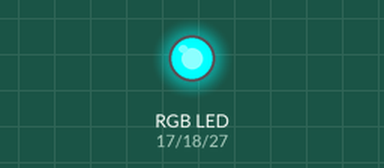
Simulated run of this program. Board: Raspberry Pi (BCM pin numbers). Shown: an RGB LED mixed from three pins (HIGH = lit). Dim RGB values are drawn brighter than linear.

Above: at 0.05 s.
At 1.3 s:
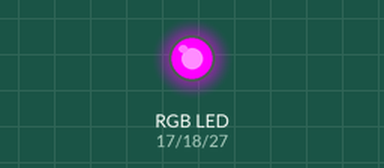
At 2.55 s:
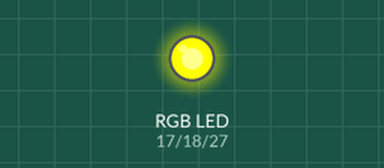
At 5.05 s:
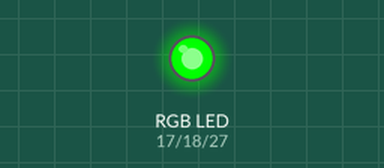
At 7.5 s:
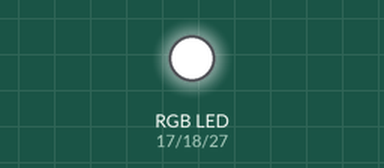
At 10.0 s:
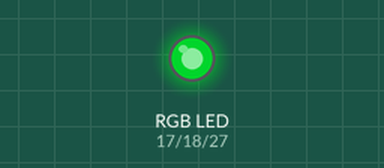
Timing chart, 0 to 13.0 s (numbered marks = the images above):
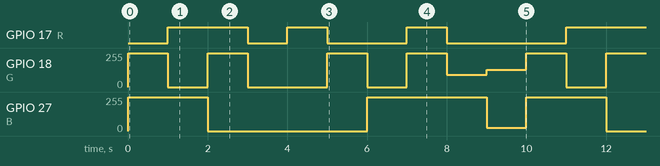

Measured:
- by itself, GPIO 17 (R): repeats every 10.0 s: LOW 1.0 s, HIGH 1.0 s, LOW 2.0 s, HIGH 1.0 s, LOW 3.0 s, HIGH 2.0 s
- by itself, GPIO 27 (B): repeats every 10.0 s: 0/255 4.0 s, 255/255 3.0 s, 26/255 1.0 s, 255/255 2.0 s
- by itself, GPIO 18 (G): repeats every 10.0 s: 255/255 1.0 s, 0/255 2.0 s, 255/255 1.0 s, 0/255 1.0 s, 255/255 1.0 s, 93/255 1.0 s, 130/255 1.0 s, 255/255 1.0 s, 0/255 1.0 s

The program:

06.RGB_LED.py
```python
import RPi.GPIO as GPIO   # GPIO 제어 모듈
import time               # time 모듈

R = 17                    # wPi. 0(GPIO. 0), BCM. 17, Physical-Pin. 11(LED 4)
G = 18                    # wPi. 1(GPIO. 1), BCM. 18, Physical-Pin. 12(LED 2)
B = 27                    # wPi. 2(GPIO. 2), BCM. 27, Physical-Pin. 13(LED 1)
                          # 가장 긴 핀(LED 3)은 Phical-Pin. 1(3.3v)로 연결

GPIO.setmode(GPIO.BCM)    # BCM모드 설정
GPIO.setup(R, GPIO.OUT)   # OUTPUT(출력) 설정
GPIO.setup(G, GPIO.OUT)   # OUTPUT(출력) 설정
GPIO.setup(B, GPIO.OUT)   # OUTPUT(출력) 설정

# 초당 60Hz면 깜빡거림이 보이지 않음(기호(?)에 따라 더 늘려도 괜찮음)
pwm_R = GPIO.PWM(R, 60)
pwm_G = GPIO.PWM(G, 60)
pwm_B = GPIO.PWM(B, 60)

# 공통캐소드이므로 반대로 넣어줘야함, 즉 0과 같음.
pwm_R.start(100)
pwm_G.start(100)
pwm_B.start(100)

# 0xff(255)에서 2.55를 나누면 100이 됨(Duty Cycle의 최대값이 100)
# 그리고 0xff(255)를 빼는 이유는 공통캐소드이므로 반대값이 들어가야 함.
def LedColorSet(r, g, b) :
    pwm_R.ChangeDutyCycle((0xff - r) / 2.55)
    pwm_G.ChangeDutyCycle((0xff - g) / 2.55)
    pwm_B.ChangeDutyCycle((0xff - b) / 2.55)

try :                                   # 정상 작동일 때
    while True :                        # 무한루프
        LedColorSet(0xff, 0x00, 0x00)   # Red (ff0000)
        time.sleep(1)                   # 1초 대기
        LedColorSet(0x00, 0xff, 0x00)   # Green (00ff00)
        time.sleep(1)                   # 1초 대기
        LedColorSet(0x00, 0x00, 0xff)   # Blue (0000ff)
        time.sleep(1)                   # 1초 대기
        LedColorSet(0xff, 0xff, 0xff)   # White (ffffff)
        time.sleep(1)                   # 1초 대기
        LedColorSet(0x00, 0xff, 0xff)   # Cyan (00ffff)
        time.sleep(1)                   # 1초 대기
        LedColorSet(0xff, 0x00, 0xff)   # Magenta (ff00ff)
        time.sleep(1)                   # 1초 대기
        LedColorSet(0xff, 0xff, 0x00)   # Yellow (ffff00)
        time.sleep(1)                   # 1초 대기
        LedColorSet(0x00, 0x00, 0x00)   # Black(꺼짐) (000000)
        time.sleep(1)                   # 1초 대기
        LedColorSet(0xff, 0xa2, 0x00)   # Orange (ffa200)
        time.sleep(1)                   # 1초 대기
        LedColorSet(0xff, 0x7d, 0xe5)   # Pink (ff7de5)
        time.sleep(1)                   # 1초 대기

except :            # 종료 시
    pwm_R.stop()    # pwm 종료
    pwm_G.stop()    # pwm 종료
    pwm_B.stop()    # pwm 종료
    GPIO.cleanup()  # GPIO 초기화
    print("end")    # "end" 메시지 출력
```
